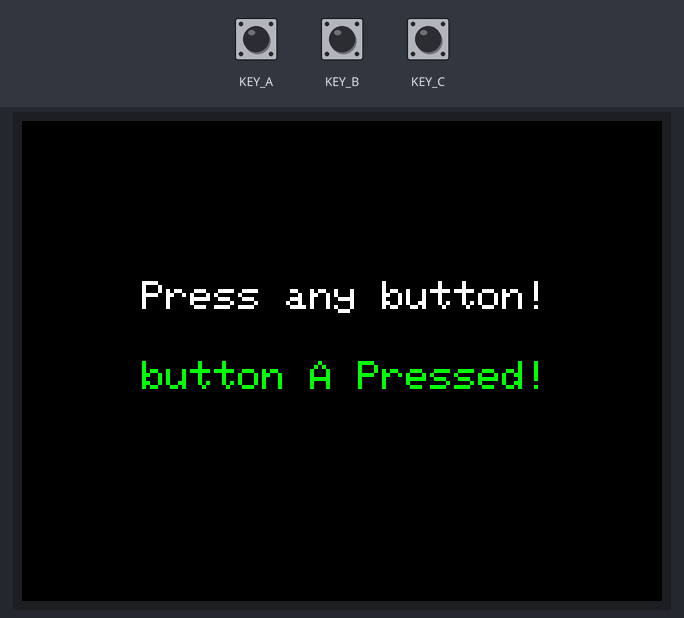
A sketch run on a simulated Seeed Wio Terminal. On the bench: 320×240 colour display. Inputs (shaded band) come from the test bench; at power-on: KEY_A HIGH, KEY_B HIGH, KEY_C HIGH.

1.5 s: KEY_A pulled LOW for 0.15 s
Above: at 2.6 s.
3.1 s: KEY_B pulled LOW for 0.15 s
4.7 s: KEY_C pulled LOW for 0.15 s
Timing chart, 0 to 7.7 s (numbered marks = the images above; inputs shaded):
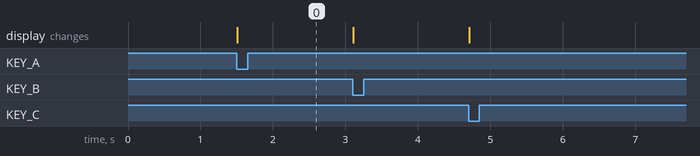

The sketch:

WIO-Example0401.ino
```cpp
#include "TFT_eSPI.h"
TFT_eSPI tft;

void setup() {
  pinMode(WIO_KEY_A, INPUT_PULLUP);
  pinMode(WIO_KEY_B, INPUT_PULLUP);
  pinMode(WIO_KEY_C, INPUT_PULLUP);
  tft.begin();
  tft.setRotation(3);
  tft.fillScreen(TFT_BLACK);
  tft.setTextColor(TFT_WHITE, TFT_BLACK);
  tft.setTextSize(2);
  tft.drawString("Press any button!", 60, 80);
  tft.setTextColor(TFT_GREEN, TFT_BLACK);
}

void loop() {
  if(digitalRead(WIO_KEY_A) == LOW){
    tft.drawString("button A Pressed!", 60, 120);
    delay(200);
  }
  else if(digitalRead(WIO_KEY_B) == LOW){
    tft.drawString("button B Pressed!", 60, 120);
    delay(200);
  }
  else if(digitalRead(WIO_KEY_C) == LOW){
    tft.drawString("button C Pressed!", 60, 120);
    delay(200);
  }
}
```

Measured:
- after the input at 1.5 s, the display: changes at once (image 0)
